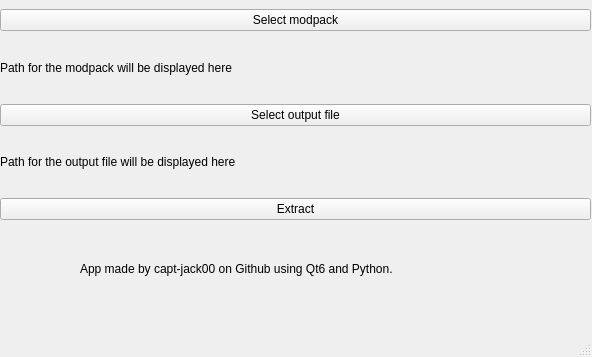
<?xml version="1.0" encoding="UTF-8"?>
<ui version="4.0">
 <class>MainWindow</class>
 <widget class="QMainWindow" name="MainWindow">
  <property name="geometry">
   <rect>
    <x>0</x>
    <y>0</y>
    <width>592</width>
    <height>357</height>
   </rect>
  </property>
  <property name="windowTitle">
   <string>Arma3 Mod ID Extractor</string>
  </property>
  <widget class="QWidget" name="centralwidget">
   <widget class="QWidget" name="verticalLayoutWidget">
    <property name="geometry">
     <rect>
      <x>0</x>
      <y>9</y>
      <width>591</width>
      <height>211</height>
     </rect>
    </property>
    <layout class="QVBoxLayout" name="verticalLayout">
     <item>
      <widget class="QPushButton" name="mdpckbtn">
       <property name="text">
        <string>Select modpack</string>
       </property>
      </widget>
     </item>
     <item>
      <widget class="QLabel" name="mdpckPath">
       <property name="text">
        <string>Path for the modpack will be displayed here</string>
       </property>
      </widget>
     </item>
     <item>
      <widget class="QPushButton" name="outbtn">
       <property name="text">
        <string>Select output file</string>
       </property>
      </widget>
     </item>
     <item>
      <widget class="QLabel" name="outPath">
       <property name="text">
        <string>Path for the output file will be displayed here</string>
       </property>
      </widget>
     </item>
     <item>
      <widget class="QPushButton" name="extractBtn">
       <property name="text">
        <string>Extract</string>
       </property>
      </widget>
     </item>
    </layout>
   </widget>
   <widget class="QLabel" name="label">
    <property name="geometry">
     <rect>
      <x>80</x>
      <y>260</y>
      <width>491</width>
      <height>18</height>
     </rect>
    </property>
    <property name="text">
     <string>App made by capt-jack00 on Github using Qt6 and Python.</string>
    </property>
   </widget>
  </widget>
  <widget class="QMenuBar" name="menubar">
   <property name="geometry">
    <rect>
     <x>0</x>
     <y>0</y>
     <width>592</width>
     <height>30</height>
    </rect>
   </property>
  </widget>
  <widget class="QStatusBar" name="statusbar"/>
 </widget>
 <resources/>
 <connections/>
</ui>
